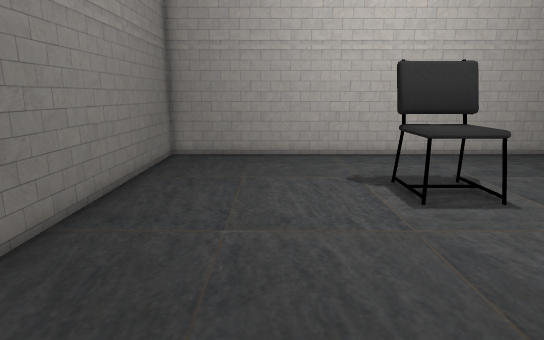
view 1 (above)

12 first-person views from a walk through a scene from a Unity 3-D project. The camera is 1.4 m above the floor, tilts 12° down and sees 75° across. Doors are open. The floor is counted in squares, 0.5 m on a side. Each view is taken from the middle of a square. On the plan, view 1 faces up. The plan holds only what a view shows up to about 20 squares ahead; the rest is blank.

view 2
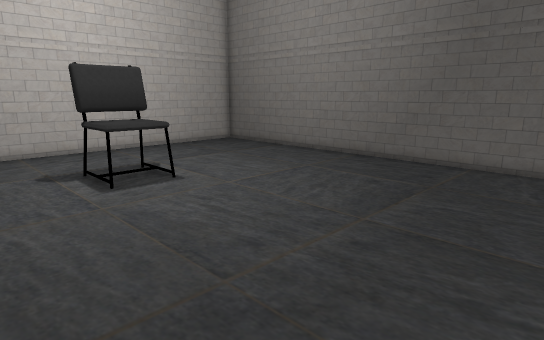

view 3
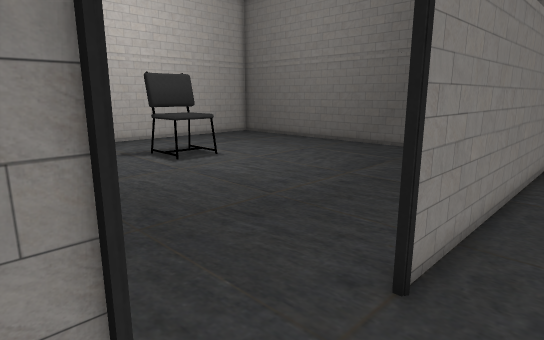

view 4
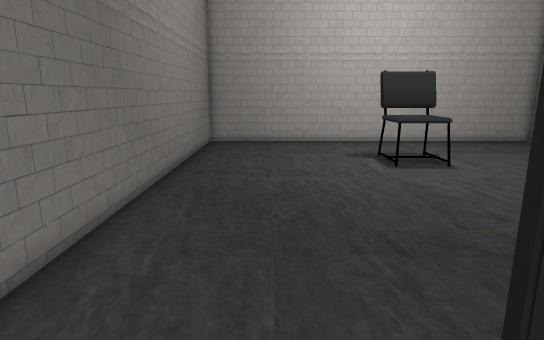

view 5
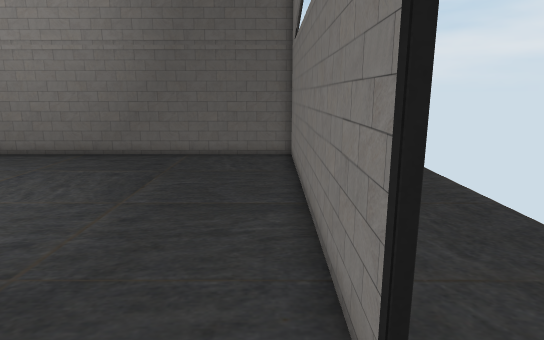

view 6
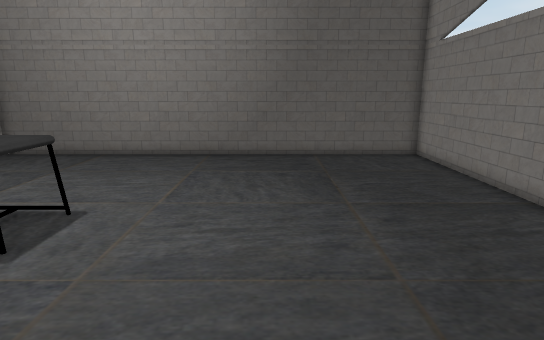

view 7
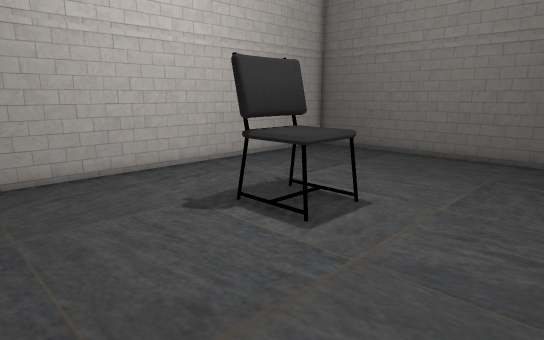

view 8
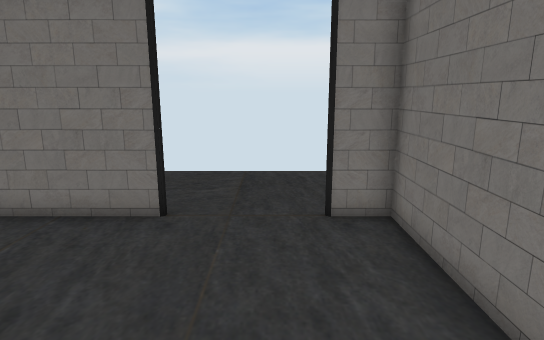

view 9
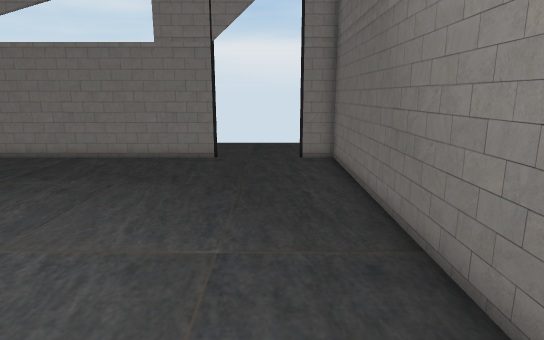

view 10
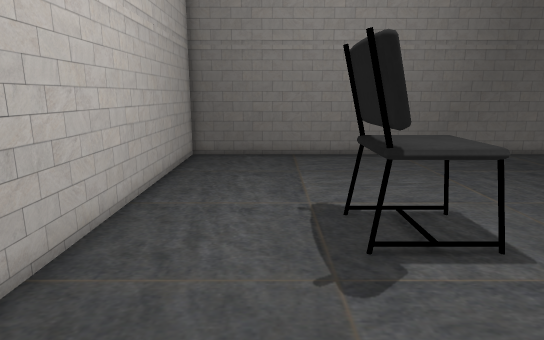

view 11
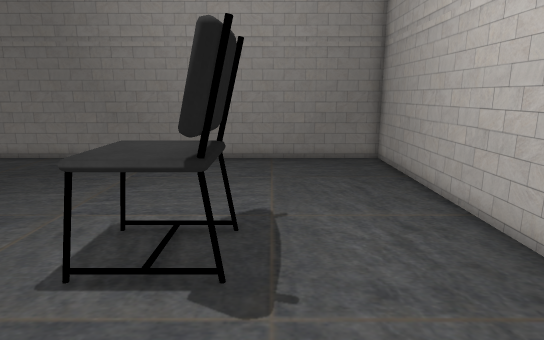

view 12
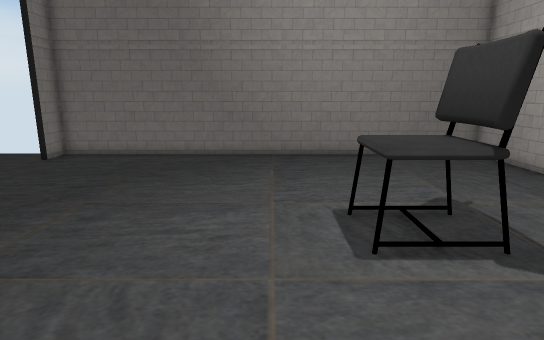

### Floor plan
Points are (right, up) in squares from view 1. A wall is a line through its corners. A room is listed if a view was taken in it or the views show most of it. See-through windows are left out.
Room 1 (views 1, 2, 5, 6, 7, 8, 9, 10, 11, 12)
walls: (0.5, -2.9) (14.8, -2.9) (14.8, 16.8) (-4.8, 16.8) (-4.8, -2.9) (-3.2, -2.9)
ways out: open door at (-1.5, -3) to room 2
objects: other object (4, 9) to (6, 11)
Room 2 (views 3, 4)
walls: (11.9, -3) (0.5, -3); (-3.2, -3) (-3.9, -3)
ways out: open door at (-1.5, -3) to room 1

Positions as (right, up) in squares from view 1, and headings:
1: (0, 0), facing up
2: (0, -2), facing up-right
3: (-4, -5), facing up-right
4: (-1, -5), facing up
5: (-2, -2), facing right
6: (-2, 4), facing right
7: (-2, 4), facing up-right
8: (-2, 5), facing down
9: (-2, 13), facing down
10: (-2, 13), facing right
11: (11, 12), facing left
12: (12, 7), facing left
